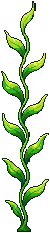
#> input picture assets/decor/algue_a.png, 50 x 233 px
$ python pixeliser.py ../assets/decor/algue_a.png out.png
#> lines starting #> are read from the running program, lines starting #| are printed output that depends on the picture; after the words box and inside, x2 and y2 are one past the last pixel; in counts of white or black regions, pixels touching at a corner belong together
# pixeliser.py <image_ia.png> <sortie.png> [--largeur L] [--couleurs N] [--apercu x4.png]
# Image ChatGPT (pixel art sur fond magenta uni) -> sprite au pixel près :
# 1. détourage du fond (magenta, connexe au bord) et boîte de la créature ;
# 2. grille : période mesurée (autocorrélation des bords de couleur) ou imposée par --largeur ;
#    chaque case = médiane du centre de la case (pas de moyenne qui baverait) ;
# 3. franges magenta retirées, trous d'un pixel bouchés, miettes d'alpha supprimées ;
# 4. palette Lab réduite (k-moyennes), pixels orphelins proches de leurs voisins fondus ;
# 5. contour sombre de 1 px ajouté si le bord de la créature n'est pas déjà sombre ;
# 6. PNG RGBA sans semi-transparence, 1 px de marge vide.
import argparse
import numpy as np
from PIL import Image

ap = argparse.ArgumentParser()
ap.add_argument("src")
ap.add_argument("dst")
ap.add_argument("--largeur", type=int, default=0, help="largeur native voulue (0 = grille mesurée)")
ap.add_argument("--couleurs", type=int, default=40)
ap.add_argument("--apercu", default="")
ap.add_argument("--fond", default="magenta", choices=["magenta", "vert"])
ap.add_argument("--vue", default="cote", choices=["cote", "face"], help="où chercher les yeux")
ap.add_argument("--yeux", default="", help="yeux imposés « x,y,r;x,y,r » (pixels du sprite final)")
ap.add_argument("--lumieres", default="", help="lumières (leurre…) « x,y,r;… » (pixels du sprite final)")
ap.add_argument("--sans-contour", action="store_true", help="pas de contour ajouté (lueurs, galaxie, couronne : v0.11)")
ap.add_argument("--nb-yeux", type=int, default=0, help="nombre d'yeux cherchés (défaut 1 de côté, 2 de face)")
a = ap.parse_args()

im = np.asarray(Image.open(a.src).convert("RGB")).astype(np.float32)
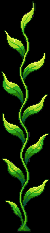
#> im: shape (233, 50, 3) float32; mean R, G, B 20.6, 38, 7.6
H, W = im.shape[:2]
#> H = 233; W = 50
MAG = np.array([255, 0, 255] if a.fond == "magenta" else [0, 255, 0], np.float32)
dmag = np.sqrt(((im - MAG) ** 2).sum(2))
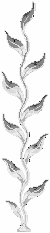
#> dmag: shape (233, 50) float32; min 268.6, max 360.6, mean 354.4; drawn with min black and max white
obj = dmag > 110
#> obj: shape (233, 50) bool; every value is 1
ys, xs = np.where(obj)
#> ys = 11650 values from 0 to 232; xs = 11650 values, max 49 at index 49, min 0 at index 0, mean 24.5
x0, x1 = np.percentile(xs, 0.02), np.percentile(xs, 99.98)
#> x0 = 0; x1 = 49
y0, y1 = np.percentile(ys, 0.02), np.percentile(ys, 99.98)
#> y0 = 0; y1 = 232


def profils():
    gx = np.abs(np.diff(im, axis=1)).sum(2)[int(y0):int(y1)].sum(0)
    gy = np.abs(np.diff(im, axis=0)).sum(2)[:, int(x0):int(x1)].sum(1)
    return gx, gy


def alignement(g, P, debut, fin):
    """Meilleur décalage de grille de période P sur le profil g : (contraste, origine)."""
    best = (-1e9, 0.0)
    for o in np.arange(0, P, 0.25):
        lignes = np.arange(debut + o, fin, P)
        lignes = lignes[(lignes >= 0) & (lignes < len(g) - 1)]
        if len(lignes) < 4:
            continue
        sur = g[np.round(lignes).astype(int)].mean()
        mil = g[np.clip(np.round(lignes + P / 2).astype(int), 0, len(g) - 1)].mean()
        c = (sur - mil) / (g.mean() + 1e-6)
        if c > best[0]:
            best = (c, o + debut)
    return best


def periode():
    """Période de la grille de l'image IA : plus petit pic fort de l'autocorrélation des sauts
    de couleur, puis affinée au 1/50 de pixel (lignes sur les sauts, milieux de case sans)."""
    g = np.abs(np.diff(im, axis=1)).sum(2)[int(y0):int(y1), int(x0):int(x1)]
    prof = (g > 40).sum(0).astype(float)
    prof -= prof.mean()
    ac = np.correlate(prof, prof, "full")[len(prof) - 1:]
    ac /= ac[0]
    hauts = [p for p in range(3, 41) if ac[p] >= ac[p - 1] and ac[p] >= ac[p + 1]]
    if not hauts:
        return 4.0, 0.0
    m = max(ac[p] for p in hauts)
    p0 = min(p for p in hauts if ac[p] >= 0.85 * m)
    gx, gy = profils()
    best = (-1e9, float(p0))
    for P in np.arange(p0 * 0.92, p0 * 1.08, 0.02):
        c = alignement(gx, P, x0 - P, x1 + P)[0] + alignement(gy, P, y0 - P, y1 + P)[0]
        if c > best[0]:
            best = (c, P)
    return best[1], float(ac[p0])


p_mes, force = periode()
#> in periode, `g = np.abs(np.diff(im, axis=1)).sum(2)[int(y0):int(y1), int(x0):int(x1)]`:
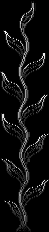
#> g: shape (232, 49) float32; min 0, max 550, mean 34.5; drawn with min black and max white
#> in periode, `prof = (g > 40).sum(0).astype(float)`: prof = 49 values, max 164 at index 24, min 2 at index 0, mean 51.08
#> in periode, `prof -= prof.mean()`: prof = 49 values, max 112.9 at index 24, min -49.08 at index 0, mean -3.48e-15
#> in periode, `ac = np.correlate(prof, prof, "full")[len(prof) - 1:]`: ac = 49 values, max 106071.7 at index 0, min -35063.8 at index 20, mean 1082.4
#> in periode, `ac /= ac[0]`: ac = 49 values, max 1 at index 0, min -0.331 at index 20, mean 0.0102
#> in periode, `hauts = [p for p in range(3, 41) if ac[p] >= ac[p - 1] and ac[p] >= ac..`: hauts = [17, 34, 40]
#> in periode, `m = max(ac[p] for p in hauts)`: m = 0.0993
#> in periode, `p0 = min(p for p in hauts if ac[p] >= 0.85 * m)`: p0 = 34
#> in profils, `gx = np.abs(np.diff(im, axis=1)).sum(2)[int(y0):int(y1)].sum(0)`: gx = 49 values, max 24632 at index 20, min 108 at index 0, mean 7995.3
#> in profils, `gy = np.abs(np.diff(im, axis=0)).sum(2)[:, int(x0):int(x1)].sum(1)`: gy = 232 values, max 3640 at index 186, min 0 at index 3, mean 1245.4
#> in periode, `best = (-1e9, float(p0))`: best = (-1e+09, 34)
#> the loop in periode, `for P in np.arange(p0 * 0.92, p0 * 1.08, 0.02):` made 272 passes
#> c on passes 1, 2, 7, 11, 12, 96, 106, 109, 120, 175, 176, 178: -999999999.3, -999999999.2, -999999999.2, -999999999.2, -999999999.2, -999999999.2, -999999999.1, -999999999.1, -999999999.1, -999999999.1, -999999999.1, -999999999
#> c on passes 3, 4, 5, 6, 8, 9: -999999999.3, -999999999.3, -999999999.3, -999999999.2, -999999999.2, -999999999.2
#> p_mes = 34.88; force = 0.0993
P, m = float(p_mes), 1
#> P = 34.88; m = 1
if a.largeur:
    # Grille mesurée gardée (pixels exacts) : la cible prend un nombre entier m de cases IA
    # par pixel du sprite ; sinon (grille douteuse) on rééchantillonne à la cible.
    cible = (x1 - x0) / a.largeur
    m = max(1, round(cible / p_mes))
    if not (force > 0.3 and abs(m * p_mes - cible) <= 0.3 * cible):
        P, m = cible, 1
print(f"période mesurée {p_mes:.2f} (pic {force:.2f}), {m} case(s) IA par pixel, période {m * P:.2f}")
#| période mesurée 34.88 (pic 0.10), 1 case(s) IA par pixel, période 34.88

# Origine de la grille : décalage qui aligne les lignes de case sur les sauts de couleur.
gx, gy = profils()
_, ox = alignement(gx, m * P, x0 - m * P, x1 + m * P)
#> ox = 0
_, oy = alignement(gy, m * P, y0 - m * P, y1 + m * P)
#> oy = -7.88
Q = m * P
#> Q = 34.88
cx = np.arange(ox, x1 + Q, Q)
#> cx = [0, 34.88, 69.76]
cy = np.arange(oy, y1 + Q, Q)
cells = np.zeros((len(cy), len(cx), 3), np.float32)
part = np.zeros((len(cy), len(cx)), np.float32)
r = max(1, int(P * 0.25))
#> r = 8
for j, y in enumerate(cy):
    for i, x in enumerate(cx):
        echant, parts = [], []
        for sj in range(m):
            for si in range(m):
                yy, xx = int(y + 0.5 + (sj + 0.5) * P), int(x + 0.5 + (si + 0.5) * P)
                yy, xx = min(max(yy, r), H - r - 1), min(max(xx, r), W - r - 1)
                blk = im[yy - r:yy + r + 1, xx - r:xx + r + 1].reshape(-1, 3)
                ob = obj[yy - r:yy + r + 1, xx - r:xx + r + 1].reshape(-1)
                parts.append(ob.mean())
                if ob.mean() > 0.5:
                    echant.append(np.median(blk[ob], 0))
        part[j, i] = np.mean(parts)
        if echant:
            e = np.array(echant)
            # couleur réelle la plus centrale des sous-cases (pas de moyenne qui baverait)
            cells[j, i] = e[np.argmin(((e[:, None] - e[None]) ** 2).sum(2).sum(1))]
        else:
            cells[j, i] = MAG
#> after the loop, part = [[1, 1, 1], [1, 1, 1], [1, 1, 1], [1, 1, 1], [1, 1, 1], [1, 1, 1], [1, 1, 1], [1, 1, 1]]

opq = part > 0.5
#> opq = [[True, True, True], [True, True, True], [True, True, True], [True, True, True], [True, True, True], [True, True, True], [True, True, True], [True, True, True]]
# franges teintées magenta au bord -> fond
if a.fond == "magenta":
    fr = (cells[..., 0] > 140) & (cells[..., 2] > 140) & (cells[..., 1] < 100)
#> fr = [[False, False, False], [False, False, False], [False, False, False], [False, False, False], [False, False, False], [False, False, False], [False, False, False], [False, False, False]]
else:
    fr = (cells[..., 1] > 150) & (cells[..., 0] < 110) & (cells[..., 2] < 110)


def voisins4(m):
    v = np.zeros(m.shape, int)
    v[1:] += m[:-1]
    v[:-1] += m[1:]
    v[:, 1:] += m[:, :-1]
    v[:, :-1] += m[:, 1:]
    return v


for _ in range(2):
    opq &= ~(fr & (voisins4(opq) < 4))
# franges plus sombres : case du bord nettement plus proche du fond que ses voisines intérieures
dfond = np.sqrt(((cells - MAG) ** 2).sum(2))
#> dfond = [[360.6, 360.6, 360.6], [350.7, 360.6, 360.6], [360.6, 360.6, 360.6], [360.6, 360.6, 360.6], [360.6, 360.6, 360.6], [360.6, 360.6, 360.6], [360.6, 360.6, 360.6], [360.6, 360.6, 360.6]]
for _ in range(2):
    bordure = opq & (voisins4(opq) < 4)
    inter = opq & ~bordure
    somme = np.zeros_like(dfond); nb = np.zeros_like(dfond)
    for dy, dx in ((1, 0), (-1, 0), (0, 1), (0, -1)):
        sh = np.roll(np.roll(inter, dy, 0), dx, 1)
        somme += np.roll(np.roll(dfond, dy, 0), dx, 1) * sh
        nb += sh
    mx_ = cells.max(2); mn_ = cells.min(2)
    teinte_fond = (cells[..., 1] < cells[..., 0] - 30) & (cells[..., 1] < cells[..., 2] - 30) if a.fond == "magenta" \
        else (cells[..., 1] > cells[..., 0] + 30) & (cells[..., 1] > cells[..., 2] + 30)
    frange = bordure & teinte_fond & (nb > 0) & (dfond < 0.8 * somme / np.maximum(nb, 1)) & (mx_ - mn_ > 40)
    opq &= ~frange
# miettes : pixels opaques avec moins de 2 voisins opaques ; trous d'un pixel bouchés
for _ in range(2):
    opq &= voisins4(opq) >= 2
# îlots détachés de moins de 6 cases (miettes de fond ou d'ombre) : retirés
vu_ = np.zeros_like(opq)
#> vu_ has the same summary as fr
for y_, x_ in zip(*np.where(opq)):
    if vu_[y_, x_]:
        continue
    pile_, comp_ = [(y_, x_)], []
    vu_[y_, x_] = True
    while pile_:
        cy_, cx_ = pile_.pop()
        comp_.append((cy_, cx_))
        for dy_ in (-1, 0, 1):
            for dx_ in (-1, 0, 1):
                ny_, nx_ = cy_ + dy_, cx_ + dx_
                if 0 <= ny_ < opq.shape[0] and 0 <= nx_ < opq.shape[1] and opq[ny_, nx_] and not vu_[ny_, nx_]:
                    vu_[ny_, nx_] = True
                    pile_.append((ny_, nx_))
    if len(comp_) < 6:
        for cy_, cx_ in comp_:
            opq[cy_, cx_] = False
#> this loop made 24 passes
#> (y_, x_) on passes 1 to 12: (0, 0), (0, 1), (0, 2), (1, 0), (1, 1), (1, 2), (2, 0), (2, 1), (2, 2), (3, 0), (3, 1), (3, 2)
#> after the loop, vu_ has the same summary as opq
trou = ~opq & (voisins4(opq) == 4)
#> trou has the same summary as fr
if trou.any():
    pad = np.pad(cells, ((1, 1), (1, 1), (0, 0)), mode="edge")
    for j, i in zip(*np.where(trou)):
        cells[j, i] = np.median(np.stack([pad[j, i + 1], pad[j + 2, i + 1], pad[j + 1, i], pad[j + 1, i + 2]]), 0)
    opq |= trou


def to_lab(c):
    c = c / 255.0
    c = np.where(c > 0.04045, ((c + 0.055) / 1.055) ** 2.4, c / 12.92)
    M = np.array([[0.4124, 0.3576, 0.1805], [0.2126, 0.7152, 0.0722], [0.0193, 0.1192, 0.9505]])
    xyz = c @ M.T / np.array([0.9505, 1.0, 1.089])
    f = np.where(xyz > 0.008856, np.cbrt(xyz), 7.787 * xyz + 16 / 116)
    return np.stack([116 * f[:, 1] - 16, 500 * (f[:, 0] - f[:, 1]), 200 * (f[:, 1] - f[:, 2])], 1)


NC = a.couleurs
px = cells[opq]
#> px = 24 rows, first 8: [0, 0, 0], [0, 0, 0], [0, 0, 0], [38, 126, 10], [0, 0, 0], [0, 0, 0], [0, 0, 0], [0, 0, 0]
lab = to_lab(px)
#> in to_lab, `c = c / 255.0`: c = 24 rows, first 8: [0, 0, 0], [0, 0, 0], [0, 0, 0], [0.149, 0.494, 0.0392], [0, 0, 0], [0, 0, 0], [0, 0, 0], [0, 0, 0]
#> in to_lab, `c = np.where(c > 0.04045, ((c + 0.055) / 1.055) ** 2.4, c / 12.92)`: c = 24 rows, first 8: [0, 0, 0], [0, 0, 0], [0, 0, 0], [0.0194, 0.209, 0.00304], [0, 0, 0], [0, 0, 0], [0, 0, 0], [0, 0, 0]
#> in to_lab, `M = np.array([[0.4124, 0.3576, 0.1805], [0.2126, 0.7152, 0.0722], [0.0..`: M = [[0.412, 0.358, 0.18], [0.213, 0.715, 0.0722], [0.0193, 0.119, 0.951]]
#> in to_lab, `xyz = c @ M.T / np.array([0.9505, 1.0, 1.089])`: xyz = 24 rows, first 8: [0, 0, 0], [0, 0, 0], [0, 0, 0], [0.0875, 0.154, 0.0258], [0, 0, 0], [0, 0, 0], [0, 0, 0], [0, 0, 0]
#> in to_lab, `f = np.where(xyz > 0.008856, np.cbrt(xyz), 7.787 * xyz + 16 / 116)`: f = 24 rows, first 8: [0.138, 0.138, 0.138], [0.138, 0.138, 0.138], [0.138, 0.138, 0.138], [0.444, 0.535, 0.296], [0.138, 0.138, 0.138], [0.138, 0.138, 0.138], [0.138, 0.138, 0.138], [0.138, 0.138, 0.138]
#> lab = 24 rows, first 8: [0, 0, 0], [0, 0, 0], [0, 0, 0], [46.12, -45.79, 47.98], [0, 0, 0], [0, 0, 0], [0, 0, 0], [0, 0, 0]
rng = np.random.default_rng(1)
# initialisation k-moyennes++ légère : points éloignés (garde les petits accents : yeux, reflets)
cent = [lab[rng.integers(len(lab))]]
#> cent = [[0, 0, 0]]
for _ in range(NC - 1):
    d = np.min(((lab[:, None] - np.array(cent)[None]) ** 2).sum(2), 1)
#> (the run stopped early here; a loop or call above may not have finished)

$ run again, on assets/decor/corail_branche.png
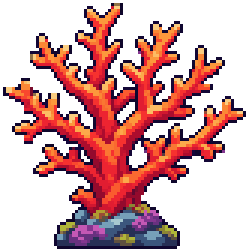
#> input picture assets/decor/corail_branche.png, 83 x 84 px (shown 3 times larger)
#> `dmag = np.sqrt(((im - MAG) ** 2).sum(2))`:
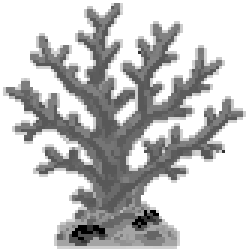
#> dmag: shape (84, 83) float32 (shown 3 times larger); min 129.8, max 360.6, mean 310.6; drawn with min black and max white
#> obj: shape (84, 83) bool; every value is 1
#> ys = 6972 values from 0 to 83; xs = 6972 values, max 82 at index 82, min 0 at index 0, mean 41
#> x0 = 0; x1 = 82
#> y0 = 0; y1 = 83
#> in periode, `g = np.abs(np.diff(im, axis=1)).sum(2)[int(y0):int(y1), int(x0):int(x1)]`:
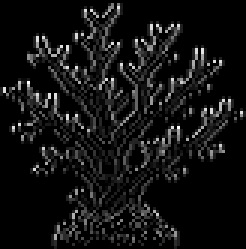
#> g: shape (83, 82) float32 (shown 3 times larger); min 0, max 584, mean 42.8; drawn with min black and max white
#> in periode, `prof = (g > 40).sum(0).astype(float)`: prof = 82 values, max 47 at index 37, min 0 at index 79, mean 22.94
#> in periode, `prof -= prof.mean()`: prof = 82 values, max 24.06 at index 37, min -22.94 at index 79, mean 1.39e-15
#> in periode, `ac = np.correlate(prof, prof, "full")[len(prof) - 1:]`: ac = 82 values, max 12872.7 at index 0, min -5332.2 at index 32, mean 78.49
#> in periode, `ac /= ac[0]`: ac = 82 values, max 1 at index 0, min -0.414 at index 32, mean 0.0061
#> hauts = [26, 35, 38, 40]
#> m = -0.262

$ run again, on assets/decor/lointain.png
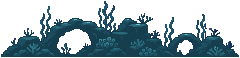
#> input picture assets/decor/lointain.png, 240 x 58 px
#> `dmag = np.sqrt(((im - MAG) ** 2).sum(2))`:
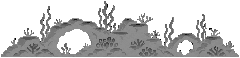
#> dmag: shape (58, 240) float32; min 225.6, max 360.6, mean 331.7; drawn with min black and max white
#> obj: shape (58, 240) bool; every value is 1
#> ys = 13920 values from 0 to 57; xs = 13920 values, max 239 at index 239, min 0 at index 0, mean 119.5
#> x0 = 0; x1 = 239
#> y0 = 0; y1 = 57
#> in periode, `g = np.abs(np.diff(im, axis=1)).sum(2)[int(y0):int(y1), int(x0):int(x1)]`:
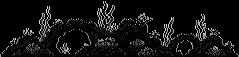
#> g: shape (57, 239) float32; min 0, max 286, mean 19; drawn with min black and max white
#> in periode, `prof = (g > 40).sum(0).astype(float)`: prof = 239 values, max 25 at index 106, min 0 at index 1, mean 6.77
#> in periode, `prof -= prof.mean()`: prof = 239 values, max 18.23 at index 106, min -6.77 at index 1, mean 4.76e-16
#> in periode, `ac = np.correlate(prof, prof, "full")[len(prof) - 1:]`: ac = 239 values, max 7136.9 at index 0, min -2025.3 at index 22, mean 14.93
#> in periode, `ac /= ac[0]`: ac = 239 values, max 1 at index 0, min -0.284 at index 22, mean 0.00209
#> hauts = [11, 14, 23, 25, 33, 35, 38]
#> in periode, `m = max(ac[p] for p in hauts)`: m = 0.0186
#> p0 = 11
#> in profils, `gx = np.abs(np.diff(im, axis=1)).sum(2)[int(y0):int(y1)].sum(0)`: gx = 239 values, max 3730 at index 204, min 25 at index 235, mean 1082.1
#> in profils, `gy = np.abs(np.diff(im, axis=0)).sum(2)[:, int(x0):int(x1)].sum(1)`: gy = 57 values, max 39247 at index 56, min 0 at index 1, mean 4728.3
#> in periode, `best = (-1e9, float(p0))`: best = (-1e+09, 11)
#> the loop in periode, `for P in np.arange(p0 * 0.92, p0 * 1.08, 0.02):` made 88 passes
#> c on passes 1, 8, 12, 13: 0.543, 0.553, 0.598, 0.641
#> p_mes = 10.36; force = 0.0186
#> `P, m = float(p_mes), 1`: P = 10.36; m = 1
#| période mesurée 10.36 (pic 0.02), 1 case(s) IA par pixel, période 10.36
#> ox = -5.11
#> oy = -2.36
#> Q = 10.36
#> r = 2
#> the loop `for y_, x_ in zip(*np.where(opq)):` made 175 passes
#> (y_, x_) on passes 1 to 3: (0, 0), (0, 1), (0, 2)
#> px = 175 rows, first 8: [0, 0, 0], [0, 0, 0], [0, 0, 0], [0, 0, 0], [0, 0, 0], [0, 0, 0], [0, 0, 0], [0, 0, 0]
#> in to_lab, `c = c / 255.0`: c has the same summary as px outside to_lab
#> M = [[0.412, 0.358, 0.18], [0.213, 0.715, 0.0722], [0.0193, 0.119, 0.951]]
#> xyz has the same summary as px outside to_lab
#> f = 175 rows, first 8: [0.138, 0.138, 0.138], [0.138, 0.138, 0.138], [0.138, 0.138, 0.138], [0.138, 0.138, 0.138], [0.138, 0.138, 0.138], [0.138, 0.138, 0.138], [0.138, 0.138, 0.138], [0.138, 0.138, 0.138]
#> lab has the same summary as px
#> cent = [[0, 0, 0]]
